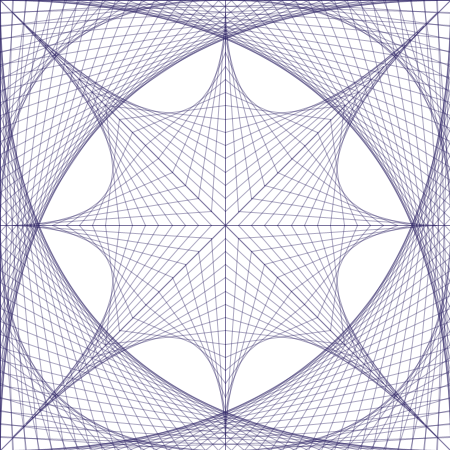
Frame 1 (no input)
Frame 2 (the mouse pressed at the canvas centre, redrawn once): identical to frame 1, image omitted

The Processing sketch that drew this single still picture (run headless with seeded random() and noise(); the mouse was pressed at the canvas centre and the sketch redrawn once):

// Processing sketch: processing_160273
// ── processing_160273.pde

int i = 000;
  
void setup() {
    size(450, 450);
    background(255);
    smooth();
    //strokeWeight(15);
    frameRate(60);
}
void draw() {
    background(255);
    int lineCount = 36;
      stroke(44, 33, 99, 100);
      
    for (int i = 0; i < lineCount; i++) {
      int maxI = lineCount - 1;
      float tempIWidth = (float)i/maxI*width;
      float tempIHeight = (float)i/maxI*height;
      line(tempIWidth, 0, width, tempIHeight);
      line(width, tempIHeight, width - tempIWidth, height);
      line(width - tempIWidth, height, 0, height - tempIHeight);
      line(0, height - tempIHeight, tempIWidth, 0);
    }
    
    for (int i = 0; i < lineCount/2; i++) {
      int maxI = lineCount/2 - 1;
      float tempIWidth = (float)i/maxI*width/2;
      float tempIHeight = (float)i/maxI*height/2;
      line(tempIWidth + width/2, 0, width, tempIHeight);
      line(width, tempIHeight + height/2, width - tempIWidth, height);
      line(width/2 - tempIWidth, height, 0, height - tempIHeight);
      line(0, height/2 - tempIHeight, tempIWidth, 0);
    }
    
    for (int i = 0; i < lineCount/2; i++) {
      int maxI = lineCount/2 - 1;
      float tempIWidth = (float)i/maxI*width/2;
      float tempIHeight = (float)i/maxI*height/2;
      line(tempIWidth, tempIHeight, width/2, height/2 - tempIHeight);
      line(width/2, height/2 - tempIHeight, width - tempIWidth, tempIHeight);
      line(width - tempIWidth, tempIHeight, width/2 + tempIWidth, height/2);
      line(width/2 + tempIWidth, height/2, width - tempIWidth, height - tempIHeight);
      line(width - tempIWidth, height - tempIHeight, width/2, height/2 + tempIHeight);
      line(width/2, height/2 + tempIHeight, tempIWidth, height - tempIHeight);
      line(tempIWidth, height - tempIHeight, width/2 - tempIWidth, height/2);
      line(width/2 - tempIWidth, height/2, tempIWidth, tempIHeight);
    }
     
    //line(0, 0, width, height);
     
    noLoop();
}
